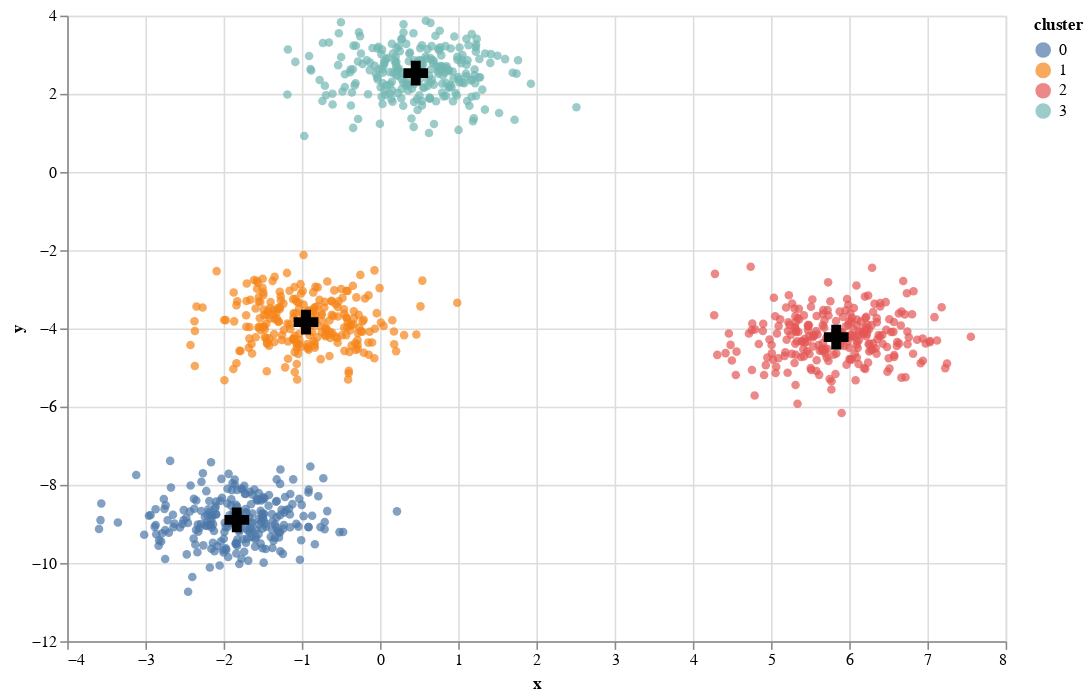

This figure's notebook cell:
### Code cell
blobs_points = alt.Chart(blobs).mark_circle().encode(
    x="x",
    y="y",
    color="cluster:N"
).properties(
    width=600,
    height=400
)

blobs_centroids = alt.Chart(centroids_df).mark_point(size=250, fill="black", filled=True, fillOpacity=1, shape="cross").encode(
    x="x",
    y="y",
).properties(
    width=600,
    height=400
)

blobs_points + blobs_centroids

### Figure 1 — Vega-Lite specification as saved in the notebook (floating-point values rounded to 4 significant figures; data arrays with more than 128 entries replaced by an {"elided": "..."} marker saying what was removed)
{"$schema": "https://vega.github.io/schema/vega-lite/v2.4.3.json", "config": {"view": {"height": 300, "width": 400}}, "layer": [{"data": {"values": {"elided": "1000 records"}}, "encoding": {"color": {"field": "cluster", "type": "nominal"}, "x": {"field": "x", "type": "quantitative"}, "y": {"field": "y", "type": "quantitative"}}, "height": 400, "mark": "circle", "width": 600}, {"data": {"values": [{"x": -1.832, "y": -8.895}, {"x": -0.9471, "y": -3.839}, {"x": 5.833, "y": -4.221}, {"x": 0.4562, "y": 2.528}]}, "encoding": {"x": {"field": "x", "type": "quantitative"}, "y": {"field": "y", "type": "quantitative"}}, "height": 400, "mark": {"fill": "black", "fillOpacity": 1, "filled": true, "shape": "cross", "size": 250, "type": "point"}, "width": 600}]}
